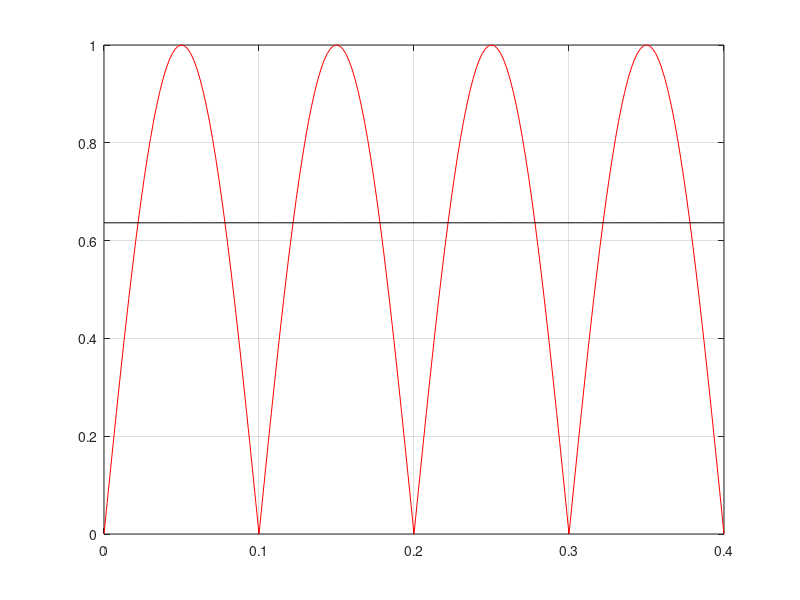

The MATLAB script that drew this image:

% Lista 04
clear ; 
% Gerar a forma de onda 
T = 0.2
f = 1/T
w = 2*pi*f
A = 10
nT = 2*T
dt = T/100
t = 0 : dt : nT ;
n = length(t) 
for i = 1 : n
    y(i) = sin (w*t(i)) ;
    if ( y(i) < 0.0 )
        y(i) = -1*y(i) ;
end
end
stem (t,y, 'r') ; grid ; 
% Calculo do valor medio
soma = 0 ;
for i = 1 : n
    soma = soma + dt * y(i) ;
end 
media = 1/nT * soma ;
for i = 1 : n 
    ym(i) = media ; 
end
plot(t,y,'r',t,ym,'k') ; grid
